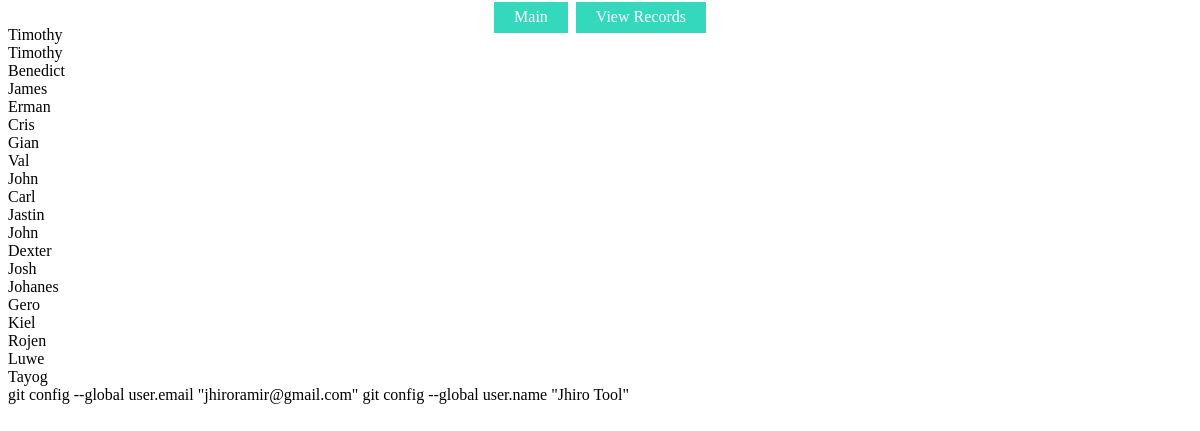
The app's page /Admin/ViewRecord.php with its own data.
### tables this page shows
CREATE TABLE `tbl_user` (
  `id_user` int(11) NOT NULL,
  `first_name` varchar(255) NOT NULL,
  `middle_name` varchar(255) NOT NULL,
  `last_name` varchar(255) NOT NULL,
  `gender` varchar(255) NOT NULL,
  `preffix` varchar(255) NOT NULL,
  `seven_digit` varchar(255) NOT NULL,
  `email` varchar(255) NOT NULL,
  `password` varchar(255) NOT NULL
);

### Admin/retriever.php (the view, shortened to what this page needs)
<?php
    include("../connections.php");
    $retireve_query = mysqli_query($connections, "SELECT * FROM tbl_user");
    while($row_users = mysqli_fetch_assoc($retireve_query)){
        $db_fisrt_name = $row_users["first_name"];
        echo $db_fisrt_name . "<br>";
    }
?>  git config --global user.email "jhiroramir@gmail.com"
  git config --global user.name "Jhiro Tool"

### records on screen
tbl_user: first_name "Timothy"
tbl_user: first_name "Timothy"
tbl_user: first_name "Benedict"
tbl_user: first_name "James"
tbl_user: first_name "Erman"
tbl_user: first_name "Cris"
tbl_user: first_name "Gian"
tbl_user: first_name "Val"
tbl_user: first_name "John"
tbl_user: first_name "Carl"
tbl_user: first_name "Jastin"
tbl_user: first_name "John"
tbl_user: first_name "Dexter"
tbl_user: first_name "Josh"
tbl_user: first_name "Johanes"
tbl_user: first_name "Gero"
tbl_user: first_name "Kiel"
tbl_user: first_name "Rojen"
tbl_user: first_name "Luwe"
tbl_user: first_name "Tayog"
